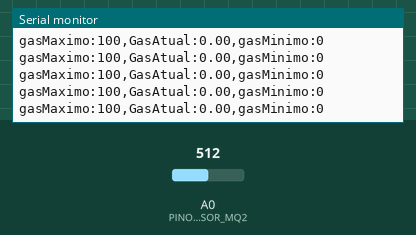
This sketch was run on a simulated Arduino Uno, built with avr-gcc and run on an emulated ATmega328P. Parts: the last lines printed to the serial monitor. The test bench sets the inputs (shaded band); at power-on: A0 (PINO_SENSOR_MQ2) = 512.

Above: at 4.2 s.
4.3 s: A0 (PINO_SENSOR_MQ2) set to 90
At 4.35 s:
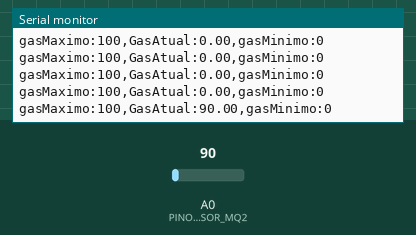
7.3 s: A0 (PINO_SENSOR_MQ2) set to 106
At 7.38 s:
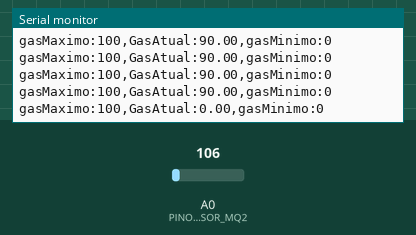

The sketch:

codigosensorv1.ino
```cpp
const int PINO_SENSOR_MQ2 =  A0;


 const int VALOR_MINIMO = 100;
 const int VALOR_MAXIMO = 1000;

void setup() {
Serial.begin(9600); }

void loop() {


int valorSensor = analogRead(PINO_SENSOR_MQ2);

float porcentagem = ( (VALOR_MAXIMO -  VALOR_MINIMO)   *  ( VALOR_MINIMO - valorSensor ) ) / 100;


if (porcentagem < 0) {

porcentagem = 0;

} else if (porcentagem > 100) {

porcentagem = 100;

}

Serial.print("gasMaximo:");
Serial.print(100);
Serial.print(",");
Serial.print("GasAtual:");
Serial.print(porcentagem);
Serial.print(",");
Serial.print("gasMinimo:");
Serial.println(0);
delay(100);


 }
```

Measured:
- after the input at 4.3 s, the serial monitor: prints a new line at once (image 1)
- after the input at 7.3 s, the serial monitor: prints a new line after 0.07 s (image 2)
